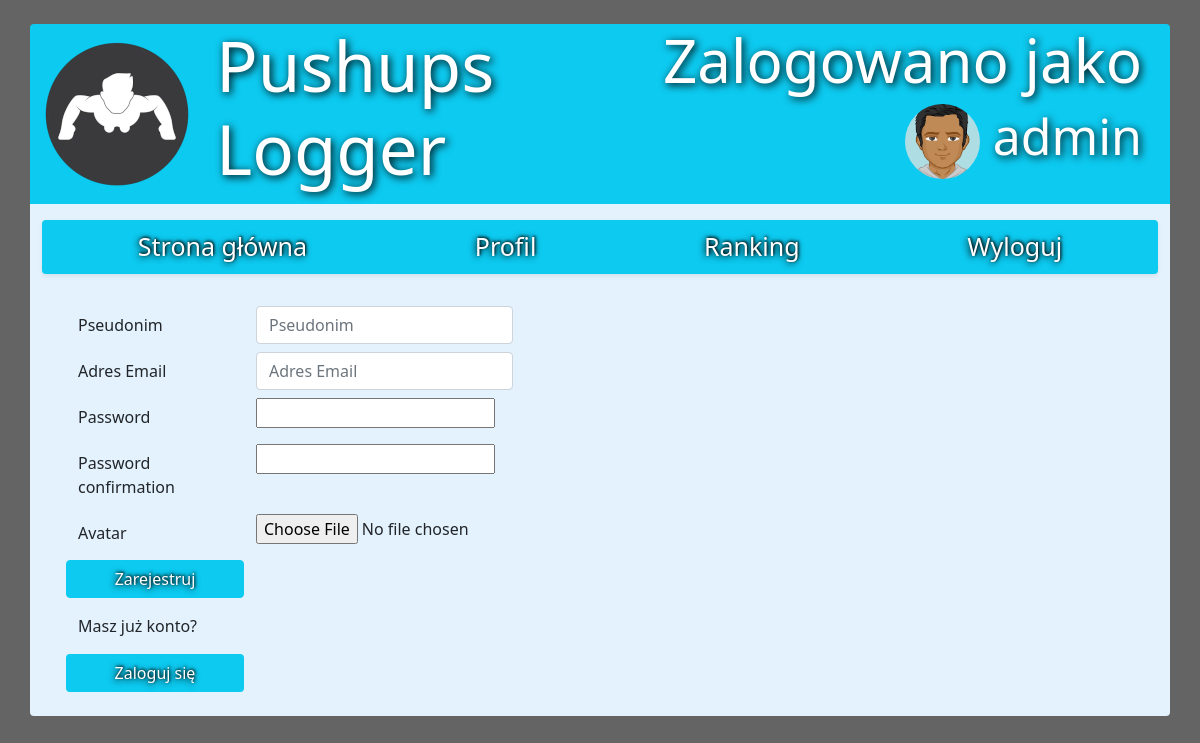
The app's page /register/ (signed in) with its own data.
### base/models.py (models this page shows)
class User(AbstractUser):
    imie = models.CharField(max_length=30, null = True, blank = True)
    nazwisko = models.CharField(max_length=35, null = True, blank = True)
    first_name = None
    last_name= None
    wiek = models.IntegerField(null = True, blank = True)
    email = models.EmailField(unique=True, null = True)
    avatar = models.ImageField(null=True, default="avatar.webp")
    opis = models.TextField(max_length=250, null = True, blank = True)
    limit = models.BooleanField(default = False)
    dzien = models.DateTimeField(null = True)

### base/views.py (the view, shortened to what this page needs)
# urls.py: path("register/", views.registerPage, name="register"),
def registerPage(request):
    user = get_user_model()
    form = UserRegister()
    return render(request, 'base/login_register.html', {"form": form})

### base/forms.py
class UserRegister(UserCreationForm):
    class Meta:
        model = User
        fields = ["username", "email", "password1", "password2", "avatar"]
        widgets = {
            'username': forms.TextInput(attrs={'class': 'form-control',"placeholder":"Pseudonim"}),
            'email': forms.TextInput(attrs={'class': 'form-control',"placeholder":"Adres Email"}),
        }
        labels = {
            'username': "Pseudonim",
            'email': "Adres Email",
        }

### base/templates/base/login_register.html (shortened to what this page needs)
﻿{% extends "main.html" %} {% block content %} {% if page == 'login' %}
<form method="POST" action="" class="p-3">
  {% csrf_token %}
  <div class="form-group row m-2">
    <label class="col-1 col-form-label"> Login:</label>
    <div class="col-auto">
      <input
        type="text"
        name="username"
        class="form-control"
        placeholder="Nazwa użytkownika"
      />
    </div>
  </div>
  <div class="form-group row m-2">
    <label class="col-1 col-form-label">Hasło:</label>
    <div class="col-auto">
      <input
        type="password"
        name="password"
        class="form-control"
        placeholder="Hasło"
      />
    </div>
  </div>
  <div class="form-group row m-2">
    <button type="submit" class="btn btn-info col-1 text-white NLINK">
      Login
    </button>
  </div>
  <div class="form-group row m-2 pt-2">
	  <p>Nie masz jeszcze konta?</p>
	  <a href="{% url 'register' %}" class="btn col-auto bg-info text-white NLINK">Zarejestruj się</a>
  </div>
</form>
{% else %}
  <form method="POST" action="" class="p-3">
    {% for field in form %}
      <div class="form-group row m-2">
        <label class="col-2 col-form-label">{{field.label}}</label>
        <div class="col-auto">
          {{field}}
        </div>
      </div>
    {% endfor %}
    <div class="form-group row m-2">
      <button type="submit" class="btn btn-info col-2 text-white NLINK">
        Zarejestruj
      </button>
    </div>
    <div class="form-group row m-2 pt-2">
      <p>Masz już konto?</p>
      <a href="{% url 'login' %}" class="btn col-2 bg-info text-white NLINK">Zaloguj się</a>
    </div>
  </form>
</div>
{% endif %} {% endblock content%}

### templates/main.html (shortened to what this page needs)
{% load static %}
<!doctype html>
  <head>
    <link rel="stylesheet" type="text/css" href="{% static 'main.css' %}">
    <link href="https://cdn.jsdelivr.net/npm/bootstrap@5.1.3/dist/css/bootstrap.min.css" rel="stylesheet">
  </head>
  <body style="background-color: #646464;">
    <div  class="container bg-info text-white rounded-top">
      <div class="row logo">
        <div class="col-auto">
          <img src="{% static 'images/pushlogo.png' %}" alt="logo" id="logo-img">
        </div>
        <div class="col-4">
          <h1 id="logo-text">Pushups<br>Logger</h1>
        </div>
        <div class="col-6 d-flex flex-column align-items-end">
          {% if request.user.is_authenticated %}
            <h1 id="logo-text" style="font-size: 60px;">Zalogowano jako</h1>
            <h3 id="logo-text" style="font-size: 50px;">
              <a href="{% url 'user-profile' user.id %}" style="text-decoration: none; color: white;">
                <img class="rounded-circle avatarpic" src="{{ user.avatar.url }}"/>
                {{ user.username }}
              </a>
            </h3>
          {% endif %}
        </div>
      </div>
    </div>
      <nav class="container navbar navbar-expand-lg navbar-light pt-3" style="background-color: #e3f2fd;">
        <div class="shadow-sm container justify-content-around bg-info rounded">
          <a class="nav-link text-white NLINK" href="{% url 'home' %}">Strona główna</a>
          {% if request.user.is_authenticated %}
          <a class="nav-link text-white NLINK" href="{% url 'user-profile' user.id %}">Profil</a>
          {% else %}
          <a class="nav-link text-white NLINK" href="{% url 'login' %}">Profil</a>
          {% endif %}
          <a class="nav-link text-white NLINK" href="{% url 'ranking' %}">Ranking</a>
          {% if request.user.is_authenticated %}
            <a class="nav-link text-white NLINK" href="{% url 'logout' %}">Wyloguj</a>
          {% endif %}
        </div>
      </nav>
      <div class="container rounded-bottom" style="background-color: #e3f2fd;">
      {% block content %}
      {% endblock content %}
  </body>
</html>

### static/main.css (style rules this page uses)
.logo { display: flex; height: 180px; }
.NLINK { text-shadow: 1px -1px 3px #000000, -1px 1px 7px #000000; font-size: 25px; }
#logo-text { font-size: 69px; text-shadow: 2px 2px 8px black; }
#logo-img { display: block; margin-top: 15px; }
.avatarpic { width: 75px; height: 75px; }

### records on screen
User: avatar (picture), username "admin"

### other values on screen
{{ field.label }} "Pseudonim" "Adres Email" "Password" "Password confirmation" "Avatar"
